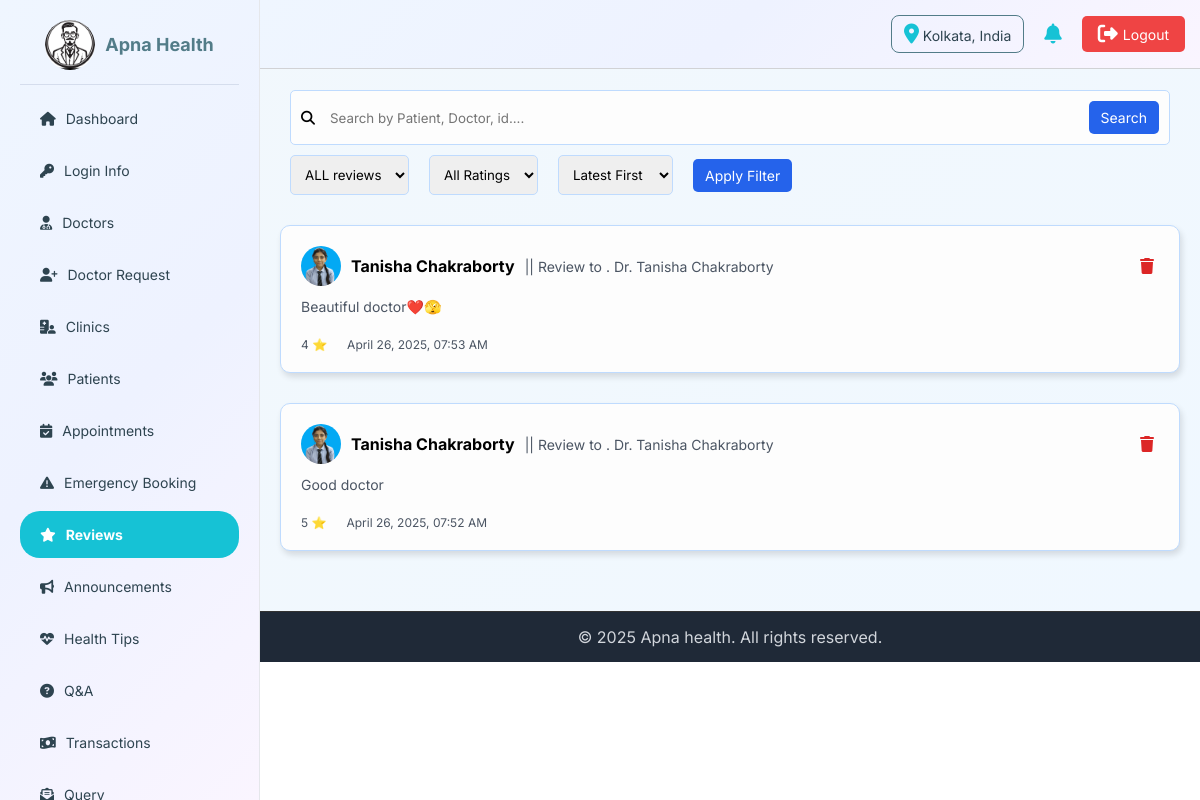
/admin/admin-manageReview.php (signed in), run on the app's committed database.
### tables this page shows
CREATE TABLE `log_info` (
  `log_id` int(11) NOT NULL,
  `admin_id` int(11) DEFAULT NULL,
  `doctor_id` int(11) DEFAULT NULL,
  `patient_id` int(11) DEFAULT NULL,
  `login_time` timestamp NOT NULL DEFAULT current_timestamp(),
  `logout_time` timestamp NULL DEFAULT NULL,
  `ip_address` varchar(45) DEFAULT NULL,
  `device_info` varchar(255) DEFAULT NULL,
  `location` varchar(255) DEFAULT NULL,
  `status` enum('Success','Failed') NOT NULL,
  `log_type` enum('patient','doctor','admin') NOT NULL
);

CREATE TABLE `review` (
  `review_id` int(11) NOT NULL,
  `patient_id` int(11) DEFAULT NULL,
  `doctor_id` int(11) DEFAULT NULL,
  `review_for` enum('doctor','website') NOT NULL,
  `rating` int(11) DEFAULT NULL CHECK (`rating` between 1 and 5),
  `review_text` text DEFAULT NULL,
  `review_date` timestamp NOT NULL DEFAULT current_timestamp(),
  `likes_count` int(11) DEFAULT 0
);

CREATE TABLE `patient` (
  `patient_id` int(11) NOT NULL,
  `name` varchar(100) NOT NULL,
  `email` varchar(255) NOT NULL,
  `password` varchar(255) NOT NULL,
  `phone` varchar(15) DEFAULT NULL,
  `gender` enum('Male','Female','Other') DEFAULT NULL,
  `dob` date DEFAULT NULL,
  `blood_group` varchar(10) DEFAULT NULL,
  `emergency_contact` varchar(16) DEFAULT NULL,
  `area` text DEFAULT NULL,
  `city` varchar(100) DEFAULT NULL,
  `state` varchar(100) DEFAULT NULL,
  `pincode` varchar(10) DEFAULT NULL,
  `profile_img` varchar(255) DEFAULT NULL,
  `availability` enum('Active','Inactive','Blocked') DEFAULT 'Active',
  `created_at` timestamp NOT NULL DEFAULT current_timestamp(),
  `updated_at` timestamp NOT NULL DEFAULT current_timestamp() ON UPDATE current_timestamp()
);

CREATE TABLE `doctor` (
  `doctor_id` int(11) NOT NULL,
  `UID` varchar(20) NOT NULL,
  `name` varchar(255) NOT NULL,
  `email` varchar(255) NOT NULL,
  `phone` varchar(15) DEFAULT NULL,
  `password` varchar(255) NOT NULL,
  `specialization` varchar(255) DEFAULT NULL,
  `experience` int(11) DEFAULT NULL,
  `qualification` text DEFAULT NULL,
  `bio` text DEFAULT NULL,
  `profile_img` varchar(255) DEFAULT NULL,
  `rating` decimal(3,2) DEFAULT 0.00,
  `total_reviews` int(11) DEFAULT 0,
  `availability` enum('Active','Inactive','Blocked') DEFAULT 'Active',
  `address` varchar(512) DEFAULT NULL,
  `gender` enum('Male','Female','Other') DEFAULT NULL,
  `dob` date DEFAULT NULL,
  `fees` decimal(10,2) DEFAULT NULL,
  `emergency` enum('Yes','No') DEFAULT NULL,
  `created_at` timestamp NOT NULL DEFAULT current_timestamp(),
  `updated_at` timestamp NOT NULL DEFAULT current_timestamp() ON UPDATE current_timestamp()
);

### admin/admin-manageReview.php (the view, shortened to what this page needs)
<?php
include '../connection.php';
$date_sort = $_GET['date_sort'] ?? 'latest';
$conditions = [];
$where_clause = !empty($conditions) ? 'WHERE ' . implode(' AND ', $conditions) : '';
$order = $date_sort === 'oldest' ? 'ASC' : 'DESC';
$order_clause = isset($order_likes) ? $order_likes . ", r.review_date $order" : "r.review_date $order";
?>
<!DOCTYPE html>
<html lang="en">
<head>
    <link rel="stylesheet" href="https://cdnjs.cloudflare.com/ajax/libs/font-awesome/6.7.2/css/all.min.css"
 />
</head>
<body>
    <?php include 'admin-header.php'; ?>
    <main>
        <section class="first-sec">
            <form method="GET" class="sf-part">
                <div class="search-bar">
                    <i class="fas fa-search"></i>
                    <input type="search" name="search" id="search-bar" placeholder="Search by Patient, Doctor, id...."
                        value="<?= $_GET['search'] ?? '' ?>">
                    <button type="submit" id="search-btn">Search</button>
                </div>
                <div class="filter">
                    <div class="filter-group">
                        <select name="review_for">
                            <option value="">ALL reviews</option>
                        </select>
                    </div>
                    <div class="filter-group">
                        <select name="rating">
                            <option value="">All Ratings</option>
                        </select>
                    </div>
                    <div class="filter-group">
                        <select name="date_sort">
                            <option value="latest" <?= ($_GET['date_sort'] ?? '') === 'latest' ? 'selected' : '' ?>>
                                Latest First</option>
                        </select>
                    </div>
                    <button type="submit" id="filter-btn">Apply Filter</button>
                </div>
            </form>
        </section>
        <section class="second-sec">
            <div class="review-part">
                <?php
                  $query = "SELECT r.*, p.name AS patient_name, p.profile_img, d.name AS doctor_name
                  FROM review r
                  LEFT JOIN patient p ON r.patient_id = p.patient_id
                  LEFT JOIN doctor d ON r.doctor_id = d.doctor_id
                  $where_clause
                  ORDER BY $order_clause";
                  $result = mysqli_query($conn, $query);
                  if(mysqli_num_rows($result) > 0) {
                    while($row = mysqli_fetch_assoc($result)) {
                      $reviewId = $row['review_id'];
                      $patientName = $row['patient_name'] ?? 'Anonymous';
                      $doctorName = $row['doctor_name'] ?? 'N/A';
                      $reviewFor = $row['review_for'];
                      $reviewText = $row['review_text'];
                      $rating = $row['rating'];
                      $date = date('F j, Y, h:i A', strtotime($row['review_date']));
                      $reviewTo = $reviewFor === 'doctor' ? "Review to . $doctorName" : "Review to Website";
                      $img = $row['profile_img'];
                ?>
                <article class="review-box">
                    <div class="box-top">
                        <span class="patient">
                            <img src="../upload/patient/<?= $img?>" alt="man">
                            <strong><?= htmlspecialchars($patientName) ?> </strong>
                            <span id="review-for">|| <?= $reviewTo ?></span>
                        </span>
                        <span class="action-btn">
                            <a href="admin-deleteReview.php?id=<?= $reviewId ?>" id="delete"
                                onclick="return confirm('Are you sure to delete this review?');"><i
                                    class="fa-solid fa-trash" title="delete"></i></a>
                        </span>
                    </div>
                    <div class="box-middle">
                        <p><?= nl2br(htmlspecialchars($reviewText)) ?></p>
                    </div>
                    <div class="box-bottom">
                        <span id="ratings"><?= $rating ?> ⭐</span>
                        <small><?= $date ?></small>
                    </div>
                </article>
                <?php
          }
        } else {
          echo "<p style='text-align:center;'>No reviews found.</p>";
        }
      ?>
            </div>
        </section>
    </main>
    <?php include 'admin-footer.php'; ?>
</body>
</html>

### admin/admin-header.php (shortened to what this page needs)
<?php
include '../connection.php';
$location = "Unknown";
if (isset($_SESSION['admin_id'])) {
    $pid = $_SESSION['admin_id'];
    $locQuery = mysqli_query($conn, "SELECT location FROM log_info WHERE admin_id = $pid ORDER BY login_time DESC LIMIT 1");
    if ($locQuery && mysqli_num_rows($locQuery) > 0) {
        $locData = mysqli_fetch_assoc($locQuery);
        $location = $locData['location'] ?? "Unknown";
    }
}
$admin_id = $_SESSION['admin_id'] ?? null;
$admin_img = '../img/logo.jpg';
$admin_name = 'Guest';
if ($admin_id) {
    $sql = "SELECT * FROM admin WHERE admin_id = '$admin_id'";
    $result = mysqli_query($conn, $sql);
    if ($row = mysqli_fetch_assoc($result)) {
        $admin_name = $row['name'];
        if (!empty($row['logo']) && file_exists('../upload/admin/' . $row['logo'])) {
            $admin_img = '../upload/admin/' . $row['logo'];
        }
    }
}
?>
<!DOCTYPE html>
<html lang="en">
<head>
    <link rel="stylesheet" href="https://cdnjs.cloudflare.com/ajax/libs/font-awesome/6.7.2/css/all.min.css"
 />
</head>
<body>
    <header>
        <div class="header-right">
            <div id='location-box'><i class="fa-solid fa-location-dot"></i><span> <?= $location ?> </span></div>
            <i class="fa-solid fa-bell"></i>
            <a href="admin-logout.php"><i class="fa-solid fa-right-from-bracket"></i> Logout</a>
        </div>
    </header>
    <aside class="sidebar">
        <a href="admin-profile.php" class="profile">
            <span><img src="<?= $admin_img ?>" alt="logo"></span>
            <span>
                <h3><?= htmlspecialchars($admin_name) ?></h3>
            </span>
        </a>
        <ul class="menu">
            <li><a href="admin-dashboard.php"
                    class="<?= basename($_SERVER['PHP_SELF']) == 'admin-dashboard.php' ? 'current' : '' ?>">
                    <i class="fa-solid fa-house"></i> Dashboard</a></li>
            <li><a href="admin-manageLogInfo.php"
                    class="<?= basename($_SERVER['PHP_SELF']) == 'admin-manageLogInfo.php' ? 'current' : '' ?>">
                    <i class="fa-solid fa-key"></i> Login Info</a></li>
            <li><a href="admin-manageDoctor.php"
                    class="<?= basename($_SERVER['PHP_SELF']) == 'admin-manageDoctor.php' ? 'current' : '' ?>">
                    <i class="fa-solid fa-user-doctor"></i> Doctors</a></li>
            <li><a href="admin-manageDocReq.php"
                    class="<?= basename($_SERVER['PHP_SELF']) == 'admin-manageDocReq.php' ? 'current' : '' ?>">
                    <i class="fa-solid fa-user-plus"></i> Doctor Request</a></li>
            <li><a href="admin-manageClinic.php"
                    class="<?= basename($_SERVER['PHP_SELF']) == 'admin-manageClinic.php' ? 'current' : '' ?>">
                    <i class="fa-solid fa-hospital-user"></i> Clinics</a></li>
            <li><a href="admin-managePatient.php"
                    class="<?= basename($_SERVER['PHP_SELF']) == 'admin-managePatient.php' ? 'current' : '' ?>">
                    <i class="fa-solid fa-users"></i> Patients</a></li>
            <li><a href="admin-manageAppointment.php"
                    class="<?= basename($_SERVER['PHP_SELF']) == 'admin-manageAppointment.php' ? 'current' : '' ?>">
                    <i class="fa-solid fa-calendar-check"></i> Appointments</a></li>
            <li><a href="admin-manageEmergency.php"
                    class="<?= basename($_SERVER['PHP_SELF']) == 'admin-manageEmergency.php' ? 'current' : '' ?>">
                    <i class="fa-solid fa-triangle-exclamation"></i> Emergency Booking</a></li>
            <li><a href="admin-manageReview.php"
                    class="<?= basename($_SERVER['PHP_SELF']) == 'admin-manageReview.php' ? 'current' : '' ?>">
                    <i class="fa-solid fa-star"></i> Reviews</a></li>
            <li><a href="admin-manageAnnouncement.php"
                    class="<?= basename($_SERVER['PHP_SELF']) == 'admin-manageAnnouncement.php' ? 'current' : '' ?>">
                    <i class="fa-solid fa-bullhorn"></i> Announcements</a></li>
            <li><a href="admin-manageHealthTips.php"
                    class="<?= basename($_SERVER['PHP_SELF']) == 'admin-manageHealthTips.php' ? 'current' : '' ?>">
                    <i class="fa-solid fa-heart-pulse"></i> Health Tips</a></li>
            <li><a href="admin-manageQNA.php"
                    class="<?= basename($_SERVER['PHP_SELF']) == 'admin-manageQNA.php' ? 'current' : '' ?>">
                    <i class="fa-solid fa-circle-question"></i> Q&A</a></li>
            <li><a href="admin-managePayment.php"
                    class="<?= basename($_SERVER['PHP_SELF']) == 'admin-managePayment.php' ? 'current' : '' ?>">
                    <i class="fa-solid fa-money-bill-wave"></i> Transactions</a></li>
            <li><a href="admin-manageQuery.php"
                    class="<?= basename($_SERVER['PHP_SELF']) == 'admin-manageQuery.php' ? 'current' : '' ?>">
                    <i class="fa-solid fa-envelope-open-text"></i> Query</a></li>
        </ul>
    </aside>
</body>
</html>

### admin/admin-manageReview.php (style rules this page uses)
* { padding: 0; margin: 0; box-sizing: border-box; font-family: 'Inter', sans-serif; }
main { background: linear-gradient(135deg, #f2f8fc, #f0f8ff); padding: 80px 20px 20px 280px; }
.first-sec { display: flex; flex-direction: column; align-items: flex-start; padding: 10px; gap: 20px; }
.sf-part { display: flex; flex-direction: column; align-items: flex-start; gap: 10px; width: 100%; flex-wrap: wrap; }
.search-bar { width: 100%; display: flex; align-items: center; gap: 10px; background-color: #fdfdfd; padding: 10px; border-radius: 5px; font-size: 14px; border: 1px solid #BFDBFE; }
.search-bar #search-bar { flex: 1; padding: 5px; outline: none; border: none; background-color: transparent; }
.filter { display: flex; align-items: center; gap: 20px; width: 100%; flex-wrap: wrap; }
.filter-group { display: flex; align-items: center; gap: 5px; }
.filter-group select, input[type="date"] { padding: 10px; outline: none; border: 1px solid #BFDBFE; border-radius: 5px; }
#search-btn, #filter-btn, #add-btn { text-decoration: none; background-color: #2563EB; padding: 8px 12px; border: none; border-radius: 5px; color: white; cursor: pointer; font-size: 14px; }
.second-sec { margin: 20px 0; }
.review-part { display: flex; flex-direction: column; align-items: flex-start; width: 100%; gap: 10px; }
.review-box { display: flex; flex-direction: column; align-items: flex-start; gap: 10px; background-color: #fdfdfd; box-shadow: 2px 4px 6px rgba(0, 0, 0, 0.12); border-radius: 10px; padding: 20px; margin-bottom: 20px; border: 1px solid #BFDBFE; width: 100%; }
.box-top { display: flex; align-items: center; justify-content: space-between; width: 100%; gap: 20px; }
.box-top .patient { display: flex; align-items: center; gap: 10px; }
.patient img { height: 40px; width: 40px; border-radius: 50%; object-fit: fill; }
.patient #review-for { font-size: 14px; color: #4B5563; }
#delete { color: #dc2626; margin-right: 5px; }
.box-middle p { width: 100%; color: #4B5563; text-align: justify; font-size: 14px; line-height: 1.5; }
.box-bottom { display: flex; align-items: center; gap: 20px; margin-top: 10px; }
.box-bottom small, #ratings { color: #4B5563; font-size: 12px; }

### admin/admin-header.php (style rules this page uses)
* { padding: 0; margin: 0; box-sizing: border-box; font-family: 'Inter', sans-serif; }
header { position: fixed; top: 0; left: 260px; background: linear-gradient(135deg, #EFF6FF 0%, #EEF2FF 50%, #FAF5FF 100%); display: flex; justify-content: space-between; align-items: center; padding: 15px; color: #2e4450; border-bottom: 1px solid #d1d2d5; z-index: 5; width: calc(100% - 260px); }
.header-right { display: flex; align-items: center; gap: 20px; }
#location-box { border-radius: 8px; padding: 8px 12px; font-size: 14px; border: 1px solid #527c88; }
.header-right i { font-size: 20px; cursor: pointer; color: #16c2d5; }
.header-right a { text-decoration: none; background-color: #EF4444; color: white; border: none; padding: 8px 16px; font-size: 14px; cursor: pointer; transition: 0.3s; border-radius: 5px; white-space: nowrap; display: flex; align-items: center; gap: 5px; }
.header-right a i { color: white; }
.sidebar { position: fixed; top: 0; left: 0; width: 260px; height: 100vh; background: linear-gradient(135deg, #EFF6FF 0%, #EEF2FF 50%, #FAF5FF 100%); color: #2e4450; display: flex; flex-direction: column; align-items: center; padding: 20px; border-right: 1px solid #E5E7EB; overflow-y: auto; z-index: 10; }
.profile { text-decoration: none; display: flex; align-items: center; justify-content: center; border-bottom: 1px solid #d5dded; width: 100%; padding-bottom: 10px; gap: 10px; }
.profile img { width: 50px; height: 50px; border-radius: 50%; object-fit: cover; }
.profile h3 { margin-bottom: 5px; font-size: 18px; color: #527c88; }
.menu { list-style: none; padding: 10px 0; width: 100%; }
.menu li { width: 100%; }
.menu a { display: flex; align-items: center; gap: 10px; padding: 15px 20px; text-decoration: none; color: #2e4450; border-radius: 20px; font-size: 14px; margin-bottom: 5px; transition: 0.3s; }
.menu a.current { background: #16c2d5; color: white; font-weight: bold; }

### admin/admin-footer.php (style rules this page uses)
* { padding: 0; margin: 0; box-sizing: border-box; font-family: 'Inter', sans-serif; }

### data on the page
log_info: location "Kolkata, India"
review: patient.profile_img (picture), patient.name "Tanisha Chakraborty", review_for.name "Review to . Dr. Tanisha Chakraborty", review_text "Beautiful doctor❤️🫣", rating "4", review_date "April 26, 2025, 07:53 AM"
review: patient.profile_img (picture), patient.name "Tanisha Chakraborty", review_for.name "Review to . Dr. Tanisha Chakraborty", review_text "Good doctor", rating "5", review_date "April 26, 2025, 07:52 AM"

### other printed values
$admin_name "Apna Health"
